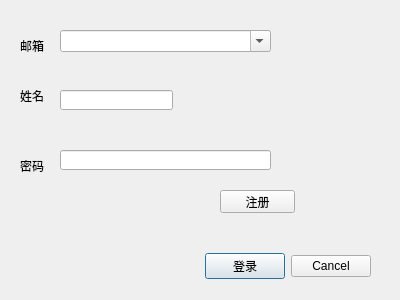
<?xml version="1.0" encoding="UTF-8"?>
<ui version="4.0">
 <class>CDlgLogin</class>
 <widget class="QDialog" name="CDlgLogin">
  <property name="geometry">
   <rect>
    <x>0</x>
    <y>0</y>
    <width>400</width>
    <height>300</height>
   </rect>
  </property>
  <property name="windowTitle">
   <string>Dialog</string>
  </property>
  <widget class="QWidget" name="layoutWidget">
   <property name="geometry">
    <rect>
     <x>20</x>
     <y>250</y>
     <width>351</width>
     <height>33</height>
    </rect>
   </property>
   <layout class="QHBoxLayout">
    <property name="spacing">
     <number>6</number>
    </property>
    <property name="leftMargin">
     <number>0</number>
    </property>
    <property name="topMargin">
     <number>0</number>
    </property>
    <property name="rightMargin">
     <number>0</number>
    </property>
    <property name="bottomMargin">
     <number>0</number>
    </property>
    <item>
     <spacer>
      <property name="orientation">
       <enum>Qt::Horizontal</enum>
      </property>
      <property name="sizeHint" stdset="0">
       <size>
        <width>131</width>
        <height>31</height>
       </size>
      </property>
     </spacer>
    </item>
    <item>
     <widget class="QPushButton" name="buttonLogin">
      <property name="text">
       <string>登录</string>
      </property>
     </widget>
    </item>
    <item>
     <widget class="QPushButton" name="cancelButton">
      <property name="text">
       <string>Cancel</string>
      </property>
     </widget>
    </item>
   </layout>
  </widget>
  <widget class="QComboBox" name="cmbEmail">
   <property name="geometry">
    <rect>
     <x>60</x>
     <y>30</y>
     <width>211</width>
     <height>22</height>
    </rect>
   </property>
   <property name="editable">
    <bool>true</bool>
   </property>
  </widget>
  <widget class="QLineEdit" name="lineEditPassword">
   <property name="geometry">
    <rect>
     <x>60</x>
     <y>150</y>
     <width>211</width>
     <height>20</height>
    </rect>
   </property>
  </widget>
  <widget class="QLabel" name="label">
   <property name="geometry">
    <rect>
     <x>20</x>
     <y>40</y>
     <width>54</width>
     <height>12</height>
    </rect>
   </property>
   <property name="text">
    <string>邮箱</string>
   </property>
  </widget>
  <widget class="QLabel" name="label_2">
   <property name="geometry">
    <rect>
     <x>20</x>
     <y>160</y>
     <width>54</width>
     <height>12</height>
    </rect>
   </property>
   <property name="text">
    <string>密码</string>
   </property>
  </widget>
  <widget class="QLabel" name="label_3">
   <property name="geometry">
    <rect>
     <x>20</x>
     <y>90</y>
     <width>54</width>
     <height>12</height>
    </rect>
   </property>
   <property name="text">
    <string>姓名</string>
   </property>
  </widget>
  <widget class="QLineEdit" name="lineEditName">
   <property name="geometry">
    <rect>
     <x>60</x>
     <y>90</y>
     <width>113</width>
     <height>20</height>
    </rect>
   </property>
  </widget>
  <widget class="QPushButton" name="buttonRegister">
   <property name="geometry">
    <rect>
     <x>220</x>
     <y>190</y>
     <width>75</width>
     <height>23</height>
    </rect>
   </property>
   <property name="text">
    <string>注册</string>
   </property>
  </widget>
 </widget>
 <resources/>
 <connections>
  <connection>
   <sender>buttonLogin</sender>
   <signal>clicked()</signal>
   <receiver>CDlgLogin</receiver>
   <slot>accept()</slot>
   <hints>
    <hint type="sourcelabel">
     <x>278</x>
     <y>253</y>
    </hint>
    <hint type="destinationlabel">
     <x>96</x>
     <y>254</y>
    </hint>
   </hints>
  </connection>
  <connection>
   <sender>cancelButton</sender>
   <signal>clicked()</signal>
   <receiver>CDlgLogin</receiver>
   <slot>reject()</slot>
   <hints>
    <hint type="sourcelabel">
     <x>369</x>
     <y>253</y>
    </hint>
    <hint type="destinationlabel">
     <x>179</x>
     <y>282</y>
    </hint>
   </hints>
  </connection>
 </connections>
</ui>
